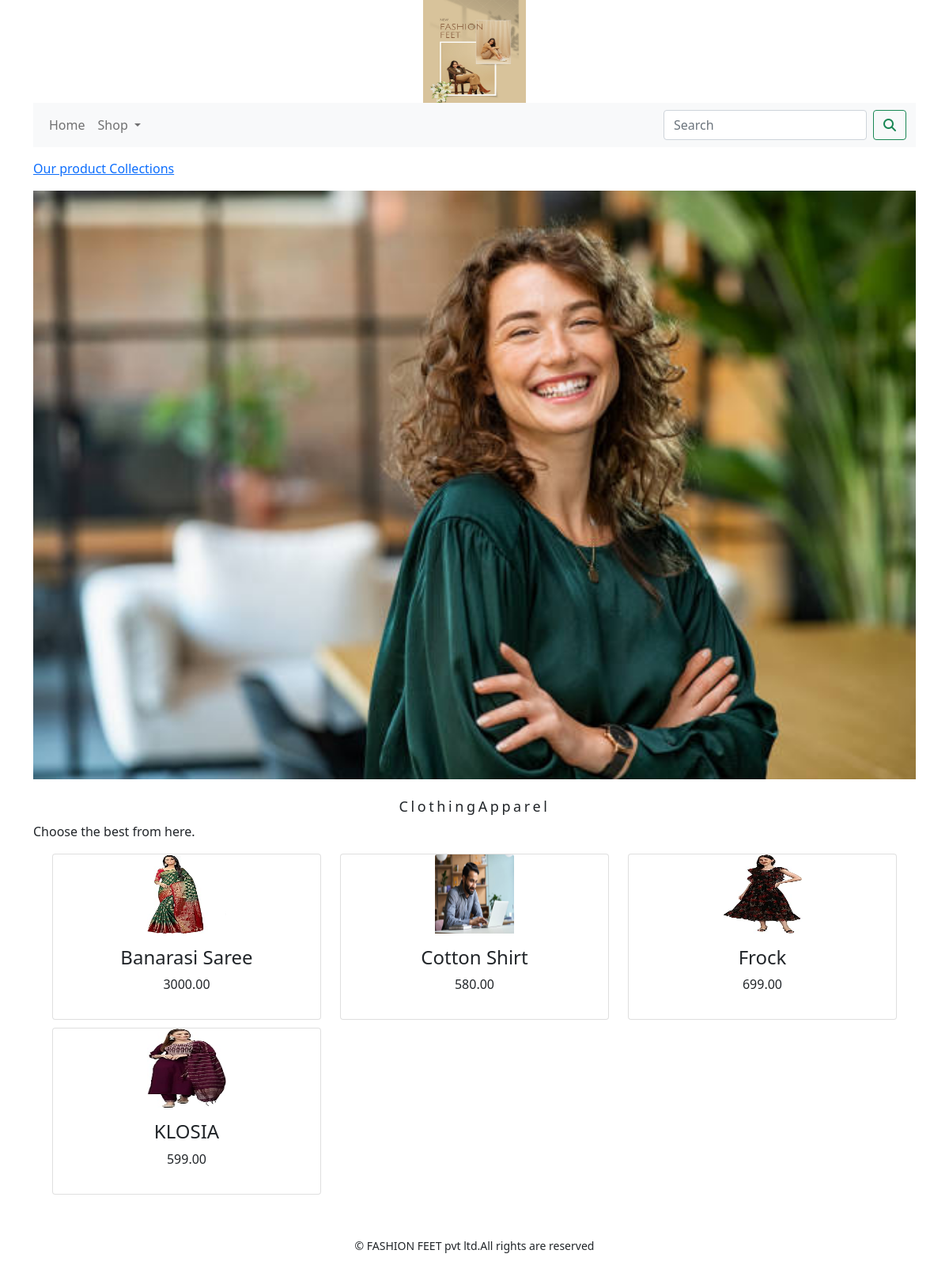
Screenshot of /shop/clothingapparel/ with the database file from the repository.
### shop/models.py (models this page shows, shortened)
class Category(models.Model):
    name=models.CharField(max_length=250,unique=True)
    slug=models.SlugField(max_length=250,unique=True)
    description=models.TextField(blank=True)
    image=models.ImageField(upload_to='category',blank=True)
    class Meta:
        ordering=('name',)
        verbose_name='category'
        verbose_name_plural='categories'
    def get_url(self):
        return reverse('shop:products_by_category',args=[self.slug])

class Product(models.Model):
    name=models.CharField(max_length=250,unique=True)
    slug=models.SlugField(max_length=250,unique=True)
    description=models.TextField(blank=True)
    price=models.DecimalField(max_digits=10,decimal_places=2)
    category=models.ForeignKey(Category,on_delete=models.CASCADE)
    image=models.ImageField(upload_to='product',blank=True)
    stock=models.IntegerField()
    available=models.BooleanField(default=True)
    created=models.DateTimeField(auto_now_add=True)
    updated=models.DateTimeField(auto_now=True)
    def get_url(self):
        return reverse('shop:prodCatdetail',args=[self.category.slug,self.slug])
    class Meta:
        ordering=('name',)
        verbose_name='product'
        verbose_name_plural='products'

### shop/views.py (the view)
# urls.py: path('',views.allProdCat,name='allProdCat'),
def allProdCat(request,c_slug=None):
    c_page=None
    products_list=None
    if c_slug!=None:
        c_page=get_object_or_404(Category,slug=c_slug)
        products_list=Product.objects.all().filter(category=c_page,available=True)
    else:
        products_list=Product.objects.all().filter(available=True)
    paginator=Paginator(products_list,6)
    try:
        page=int(request.GET.get('page','1'))
    except:
        page=1
    try:
        products=paginator.page(page)
    except(EmptyPage,InvalidPage):
        products=paginator.page(paginator.num_pages)
    return render(request,"category.html",{'category':c_page,'products':products})

### cart/context_processors.py (called while the page is built)
def counter(request):
    item_count=0
    if 'admin' in request.path:
        return {}
    else:
        try:
            cart=Cart.objects.filter(cart_id=_cart_id(request))
            car_items=CartItem.objects.all().filter(cart=cart[:1])
            for cart_item in car_items:
                item_count += cart_item.quantity
        except Cart.DoesNotExist:
            item_count=0
    return dict(item_count=item_count)

### cart/views.py (called while the page is built)
def _cart_id (request):
    cart=request.session.session_key
    if not cart:
        cart=request.session.create()
    return cart

### shop/context_processors.py (called while the page is built)
def menu_links(request):
    links=Category.objects.all()
    return dict(links=links)

### template/category.html (shortened to what this page needs)
{% extends 'base.html' %}
{% load static %}
{% block content %}
     {% if category %}
         <div>
             <div class="row my_row_class">
                 <div class="mx-auto">
                     <p><a href="{% url 'shop:allProdCat' %}">Our product Collections</a></p>
                 </div>
             </div>
         </div>
     {% endif %}
     <div class="mx-auto">
     {% if category %}
         <img class="my_image" src="{{category.image.url}}" alt="{{category.name}}">
     </div>
<br>
<div>
    <h1 class="text-center my_title">{{category.name}}</h1>
    <p class="text -justify">{{category.description}}</p>
     </div>
     {% endif%}
    <div class="container">
        <div class="row mx-auto">
    {% for product in products.object_list %}
        <div class="my_bottom_margin col-9 col-sm-12 col-md-4 col-lg-4">
            <div class="card text-center" style="min-width:18rem;">
                <a href="{{product.get_url}}"><img class="card-img-top my_image" src="{{product.image.url}}" alt="{{product.name}}" style="width:100px;height:100px;"></a>
            <div class="card-body">
                <h4>{{product.name}}</h4>
                <p>{{product.price}}</p>
            </div>
               </div>
        </div>
       {% endfor %}
    </div>
    <br>
</div>
{% endblock %}

### template/base.html (shortened to what this page needs)
{% load static %}
<!DOCTYPE html>
<html lang="en">
<head>
    <link  rel="stylesheet" href="{% static 'css/custom.css' %}">
    <link href="{% static 'css/bootstrap.min.css' %}" rel="stylesheet" >
</head>
<body>
<div class="container">
    {% include 'header.html' %}
    {% include 'navbar.html' %}
    {% block content %}
    {% endblock %}
</div>
    {% include 'footer.html' %}
</body>
</html>

### template/header.html
{% load static %}
<header>
  <center>
    <a href="{% url 'shop:allProdCat' %}"><img src="{% static 'image/logo.png' %}" alt="logoimage" width="130"; height="130";></a>
  </center>
</header>

### template/navbar.html (shortened to what this page needs)
<nav class="navbar navbar-expand-lg navbar-light bg-light">
  <div class="container-fluid">
    <div class="collapse navbar-collapse" id="navbarSupportedContent">
      <ul class="navbar-nav me-auto mb-2 mb-lg-0">
        <li class="nav-item">
          <a class="nav-link" href="#">Home</a>
        </li>
        <li class="nav-item dropdown {% if 'shop' in request.path %} active {% endif %}">
          <a class="nav-link dropdown-toggle" href="#" id="navbarDropdown" role="button" data-bs-toggle="dropdown" aria-expanded="false">
            Shop
          </a>
        </li>
      </ul>
      <form class="d-flex" action="{% url 'search_app:SearchResult' %}" method="get">
        <input class="form-control me-2" type="search" placeholder="Search" name="q" aria-label="Search">
        <button class="btn btn-outline-success" type="submit"><i class="fa-solid fa-magnifying-glass"></i></button>
      </form>
    </div>
  </div>
</nav>

### template/footer.html
<div class="footer navbar-fixed-bottom my_footer">
  <p class="text-center">&copy FASHION FEET pvt ltd.All rights are reserved</p>
</div>

### static/css/custom.css (style rules this page uses)
body { font-family:'Roboto',sans-serif; }
.nav-item { letter spacing:.2em font-size:14px; text_transform:uppercase; }
.my_footer { background-colour:#f8f9fa; height:60px; }
.my_footer { padding-top:20px; font-size:14px; }
.my_row_class { padding-top:15px; }
.my_image { width:100%; height:auto; }
.my_title { font-size:18px; text_transform:uppercase; letter-spacing:.2em; }
.my_bottom_margin { margin-bottom:10px; }

### rows the page displays
Category: image (picture), name "ClothingApparel", description "Choose the best from here."
Product: image (picture), name "Banarasi Saree", price "3000.00"
Product: image (picture), name "Cotton Shirt", price "580.00"
Product: image (picture), name "Frock", price "699.00"
Product: image (picture), name "KLOSIA", price "599.00"
